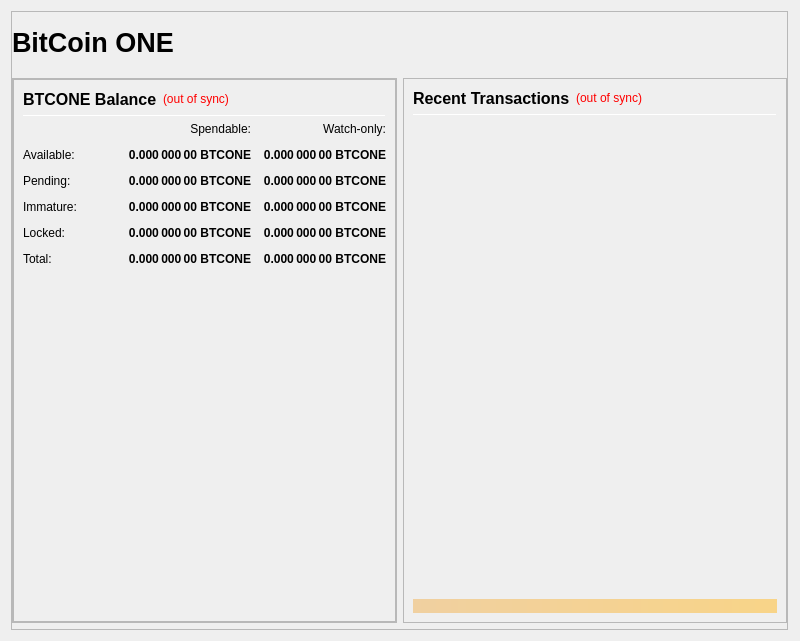
<?xml version="1.0" encoding="UTF-8"?>
<ui version="4.0">
 <class>OverviewPage</class>
 <widget class="QWidget" name="OverviewPage">
  <property name="geometry">
   <rect>
    <x>0</x>
    <y>0</y>
    <width>800</width>
    <height>641</height>
   </rect>
  </property>
  <property name="minimumSize">
   <size>
    <width>800</width>
    <height>300</height>
   </size>
  </property>
  <property name="windowTitle">
   <string>Form</string>
  </property>
  <layout class="QVBoxLayout" name="topLayout" stretch="1">
   <property name="rightMargin">
    <number>12</number>
   </property>
   <item>
    <widget class="QFrame" name="frame_BG">
     <property name="minimumSize">
      <size>
       <width>750</width>
       <height>410</height>
      </size>
     </property>
     <property name="maximumSize">
      <size>
       <width>16777215</width>
       <height>16777215</height>
      </size>
     </property>
     <property name="frameShape">
      <enum>QFrame::StyledPanel</enum>
     </property>
     <property name="frameShadow">
      <enum>QFrame::Raised</enum>
     </property>
     <layout class="QVBoxLayout" name="verticalLayout_3" stretch="1">
      <property name="leftMargin">
       <number>0</number>
      </property>
      <property name="topMargin">
       <number>0</number>
      </property>
      <property name="rightMargin">
       <number>0</number>
      </property>
      <property name="bottomMargin">
       <number>6</number>
      </property>
      <item>
       <layout class="QVBoxLayout" name="verticalLayout_Master" stretch="0,1">
        <property name="leftMargin">
         <number>0</number>
        </property>
        <property name="topMargin">
         <number>0</number>
        </property>
        <property name="rightMargin">
         <number>0</number>
        </property>
        <property name="bottomMargin">
         <number>0</number>
        </property>
        <item>
         <widget class="QFrame" name="frame_Header">
          <layout class="QVBoxLayout" name="verticalLayout_Header" stretch="0">
           <property name="leftMargin">
            <number>0</number>
           </property>
           <property name="topMargin">
            <number>0</number>
           </property>
           <property name="rightMargin">
            <number>0</number>
           </property>
           <property name="bottomMargin">
            <number>0</number>
           </property>
           <item>
            <layout class="QHBoxLayout" name="horizontalLayout_Header" stretch="1,0,1">
             <property name="spacing">
              <number>6</number>
             </property>
             <item>
              <widget class="QLabel" name="labelOverviewHeaderLeft">
               <property name="minimumSize">
                <size>
                 <width>464</width>
                 <height>60</height>
                </size>
               </property>
               <property name="maximumSize">
                <size>
                 <width>16777215</width>
                 <height>60</height>
                </size>
               </property>
               <property name="font">
                <font>
                 <pointsize>20</pointsize>
                 <weight>75</weight>
                 <bold>true</bold>
                </font>
               </property>
               <property name="text">
                <string>BitCoin ONE</string>
               </property>
               <property name="alignment">
                <set>Qt::AlignLeading|Qt::AlignLeft|Qt::AlignVCenter</set>
               </property>
              </widget>
             </item>
             <item>
              <spacer name="horizontalSpacer_Header">
               <property name="orientation">
                <enum>Qt::Horizontal</enum>
               </property>
               <property name="sizeHint" stdset="0">
                <size>
                 <width>40</width>
                 <height>20</height>
                </size>
               </property>
              </spacer>
             </item>
             <item>
              <widget class="QLabel" name="labelOverviewHeaderRight">
               <property name="minimumSize">
                <size>
                 <width>464</width>
                 <height>60</height>
                </size>
               </property>
               <property name="maximumSize">
                <size>
                 <width>16777215</width>
                 <height>60</height>
                </size>
               </property>
               <property name="font">
                <font>
                 <pointsize>14</pointsize>
                </font>
               </property>
               <property name="text">
                <string/>
               </property>
               <property name="alignment">
                <set>Qt::AlignRight|Qt::AlignTrailing|Qt::AlignVCenter</set>
               </property>
              </widget>
             </item>
            </layout>
           </item>
          </layout>
         </widget>
        </item>
        <item>
         <widget class="QFrame" name="frame_Content">
          <layout class="QVBoxLayout" name="verticalLayout_Content">
           <property name="leftMargin">
            <number>0</number>
           </property>
           <property name="topMargin">
            <number>0</number>
           </property>
           <property name="rightMargin">
            <number>0</number>
           </property>
           <property name="bottomMargin">
            <number>0</number>
           </property>
           <item>
            <layout class="QHBoxLayout" name="horizontalLayout_Content" stretch="1,1">
             <property name="spacing">
              <number>6</number>
             </property>
             <item>
              <layout class="QVBoxLayout" name="verticalLayout_left" stretch="1">
               <item>
                <widget class="QFrame" name="frameObfuscation">
                 <property name="minimumSize">
                  <size>
                   <width>0</width>
                   <height>0</height>
                  </size>
                 </property>
                 <property name="frameShape">
                  <enum>QFrame::StyledPanel</enum>
                 </property>
                 <property name="frameShadow">
                  <enum>QFrame::Raised</enum>
                 </property>
                 <layout class="QVBoxLayout" name="verticalLayout" stretch="0">
                  <property name="leftMargin">
                   <number>0</number>
                  </property>
                  <property name="topMargin">
                   <number>0</number>
                  </property>
                  <property name="rightMargin">
                   <number>0</number>
                  </property>
                  <property name="bottomMargin">
                   <number>0</number>
                  </property>
                  <item>
                   <widget class="QFrame" name="frame_Balances">
                    <property name="frameShape">
                     <enum>QFrame::StyledPanel</enum>
                    </property>
                    <property name="frameShadow">
                     <enum>QFrame::Raised</enum>
                    </property>
                    <layout class="QVBoxLayout" name="verticalLayout_4">
                     <item>
                      <layout class="QHBoxLayout" name="horizontalLayout_4">
                       <item>
                        <widget class="QLabel" name="label_5">
                         <property name="minimumSize">
                          <size>
                           <width>0</width>
                           <height>20</height>
                          </size>
                         </property>
                         <property name="font">
                          <font>
                           <pointsize>12</pointsize>
                           <weight>75</weight>
                           <bold>true</bold>
                          </font>
                         </property>
                         <property name="text">
                          <string>BTCONE Balance</string>
                         </property>
                        </widget>
                       </item>
                       <item>
                        <widget class="QLabel" name="labelWalletStatus">
                         <property name="cursor">
                          <cursorShape>WhatsThisCursor</cursorShape>
                         </property>
                         <property name="toolTip">
                          <string>The displayed information may be out of date. Your wallet automatically synchronizes with the BTCONE network after a connection is established, but this process has not completed yet.</string>
                         </property>
                         <property name="styleSheet">
                          <string notr="true">QLabel { color: red; }</string>
                         </property>
                         <property name="text">
                          <string notr="true">(out of sync)</string>
                         </property>
                         <property name="alignment">
                          <set>Qt::AlignLeading|Qt::AlignLeft|Qt::AlignVCenter</set>
                         </property>
                        </widget>
                       </item>
                       <item>
                        <spacer name="horizontalSpacer_3">
                         <property name="orientation">
                          <enum>Qt::Horizontal</enum>
                         </property>
                         <property name="sizeHint" stdset="0">
                          <size>
                           <width>40</width>
                           <height>20</height>
                          </size>
                         </property>
                        </spacer>
                       </item>
                      </layout>
                     </item>
                     <item>
                      <widget class="Line" name="line_Balance">
                       <property name="minimumSize">
                        <size>
                         <width>0</width>
                         <height>1</height>
                        </size>
                       </property>
                       <property name="maximumSize">
                        <size>
                         <width>16777215</width>
                         <height>1</height>
                        </size>
                       </property>
                       <property name="orientation">
                        <enum>Qt::Horizontal</enum>
                       </property>
                      </widget>
                     </item>
                     <item>
                      <layout class="QGridLayout" name="gridLayout">
                       <property name="spacing">
                        <number>12</number>
                       </property>
                       <item row="5" column="0">
                        <widget class="QLabel" name="labelTotalText">
                         <property name="toolTip">
                          <string>Your current BTCONE balance, unconfirmed and immature transactions included</string>
                         </property>
                         <property name="text">
                          <string>Total:</string>
                         </property>
                        </widget>
                       </item>
                       <item row="5" column="2">
                        <widget class="QLabel" name="labelWatchTotal">
                         <property name="font">
                          <font>
                           <weight>75</weight>
                           <bold>true</bold>
                          </font>
                         </property>
                         <property name="cursor">
                          <cursorShape>IBeamCursor</cursorShape>
                         </property>
                         <property name="toolTip">
                          <string>Current total balance in watch-only addresses</string>
                         </property>
                         <property name="text">
                          <string notr="true">0.000 000 00 BTCONE</string>
                         </property>
                         <property name="alignment">
                          <set>Qt::AlignRight|Qt::AlignTrailing|Qt::AlignVCenter</set>
                         </property>
                         <property name="textInteractionFlags">
                          <set>Qt::LinksAccessibleByMouse|Qt::TextSelectableByKeyboard|Qt::TextSelectableByMouse</set>
                         </property>
                        </widget>
                       </item>
                       <item row="0" column="2">
                        <widget class="QLabel" name="labelWatchonly">
                         <property name="text">
                          <string>Watch-only:</string>
                         </property>
                         <property name="alignment">
                          <set>Qt::AlignRight|Qt::AlignTrailing|Qt::AlignVCenter</set>
                         </property>
                        </widget>
                       </item>
                       <item row="0" column="1">
                        <widget class="QLabel" name="labelSpendable">
                         <property name="text">
                          <string>Spendable:</string>
                         </property>
                         <property name="alignment">
                          <set>Qt::AlignRight|Qt::AlignTrailing|Qt::AlignVCenter</set>
                         </property>
                        </widget>
                       </item>
                       <item row="2" column="1">
                        <widget class="QLabel" name="labelUnconfirmed">
                         <property name="font">
                          <font>
                           <weight>75</weight>
                           <bold>true</bold>
                          </font>
                         </property>
                         <property name="cursor">
                          <cursorShape>IBeamCursor</cursorShape>
                         </property>
                         <property name="toolTip">
                          <string>Total of transactions that have yet to be confirmed, and do not yet count toward the spendable balance</string>
                         </property>
                         <property name="text">
                          <string notr="true">0.000 000 00 BTCONE</string>
                         </property>
                         <property name="alignment">
                          <set>Qt::AlignRight|Qt::AlignTrailing|Qt::AlignVCenter</set>
                         </property>
                         <property name="textInteractionFlags">
                          <set>Qt::LinksAccessibleByMouse|Qt::TextSelectableByKeyboard|Qt::TextSelectableByMouse</set>
                         </property>
                        </widget>
                       </item>
                       <item row="4" column="0">
                        <widget class="QLabel" name="labelLockedBalanceText">
                         <property name="toolTip">
                          <string>Locked BTCONE or Masternode collaterals.</string>
                         </property>
                         <property name="text">
                          <string>Locked:</string>
                         </property>
                        </widget>
                       </item>
                       <item row="2" column="0">
                        <widget class="QLabel" name="labelPendingText">
                         <property name="text">
                          <string>Pending:</string>
                         </property>
                        </widget>
                       </item>
                       <item row="1" column="1">
                        <widget class="QLabel" name="labelBalance">
                         <property name="font">
                          <font>
                           <weight>75</weight>
                           <bold>true</bold>
                          </font>
                         </property>
                         <property name="cursor">
                          <cursorShape>IBeamCursor</cursorShape>
                         </property>
                         <property name="toolTip">
                          <string>Your current spendable balance</string>
                         </property>
                         <property name="text">
                          <string notr="true">0.000 000 00 BTCONE</string>
                         </property>
                         <property name="alignment">
                          <set>Qt::AlignRight|Qt::AlignTrailing|Qt::AlignVCenter</set>
                         </property>
                         <property name="textInteractionFlags">
                          <set>Qt::LinksAccessibleByMouse|Qt::TextSelectableByKeyboard|Qt::TextSelectableByMouse</set>
                         </property>
                        </widget>
                       </item>
                       <item row="3" column="2">
                        <widget class="QLabel" name="labelWatchImmature">
                         <property name="font">
                          <font>
                           <weight>75</weight>
                           <bold>true</bold>
                          </font>
                         </property>
                         <property name="cursor">
                          <cursorShape>IBeamCursor</cursorShape>
                         </property>
                         <property name="toolTip">
                          <string>Staked or masternode rewards in watch-only addresses that has not yet matured</string>
                         </property>
                         <property name="text">
                          <string notr="true">0.000 000 00 BTCONE</string>
                         </property>
                         <property name="alignment">
                          <set>Qt::AlignRight|Qt::AlignTrailing|Qt::AlignVCenter</set>
                         </property>
                         <property name="textInteractionFlags">
                          <set>Qt::LinksAccessibleByMouse|Qt::TextSelectableByKeyboard|Qt::TextSelectableByMouse</set>
                         </property>
                        </widget>
                       </item>
                       <item row="1" column="0">
                        <widget class="QLabel" name="labelBalanceText">
                         <property name="text">
                          <string>Available:</string>
                         </property>
                        </widget>
                       </item>
                       <item row="4" column="2">
                        <widget class="QLabel" name="labelWatchLocked">
                         <property name="font">
                          <font>
                           <weight>75</weight>
                           <bold>true</bold>
                          </font>
                         </property>
                         <property name="cursor">
                          <cursorShape>IBeamCursor</cursorShape>
                         </property>
                         <property name="toolTip">
                          <string>Current locked balance in watch-only addresses</string>
                         </property>
                         <property name="text">
                          <string notr="true">0.000 000 00 BTCONE</string>
                         </property>
                         <property name="alignment">
                          <set>Qt::AlignRight|Qt::AlignTrailing|Qt::AlignVCenter</set>
                         </property>
                         <property name="textInteractionFlags">
                          <set>Qt::LinksAccessibleByMouse|Qt::TextSelectableByKeyboard|Qt::TextSelectableByMouse</set>
                         </property>
                        </widget>
                       </item>
                       <item row="3" column="0">
                        <widget class="QLabel" name="labelImmatureText">
                         <property name="text">
                          <string>Immature:</string>
                         </property>
                        </widget>
                       </item>
                       <item row="5" column="1">
                        <widget class="QLabel" name="labelTotal">
                         <property name="font">
                          <font>
                           <weight>75</weight>
                           <bold>true</bold>
                          </font>
                         </property>
                         <property name="cursor">
                          <cursorShape>IBeamCursor</cursorShape>
                         </property>
                         <property name="toolTip">
                          <string>Your current BTCONE balance, unconfirmed and immature transactions included</string>
                         </property>
                         <property name="text">
                          <string notr="true">0.000 000 00 BTCONE</string>
                         </property>
                         <property name="alignment">
                          <set>Qt::AlignRight|Qt::AlignTrailing|Qt::AlignVCenter</set>
                         </property>
                         <property name="textInteractionFlags">
                          <set>Qt::LinksAccessibleByMouse|Qt::TextSelectableByKeyboard|Qt::TextSelectableByMouse</set>
                         </property>
                        </widget>
                       </item>
                       <item row="1" column="2">
                        <widget class="QLabel" name="labelWatchAvailable">
                         <property name="font">
                          <font>
                           <weight>75</weight>
                           <bold>true</bold>
                          </font>
                         </property>
                         <property name="cursor">
                          <cursorShape>IBeamCursor</cursorShape>
                         </property>
                         <property name="toolTip">
                          <string>Your current balance in watch-only addresses</string>
                         </property>
                         <property name="text">
                          <string notr="true">0.000 000 00 BTCONE</string>
                         </property>
                         <property name="alignment">
                          <set>Qt::AlignRight|Qt::AlignTrailing|Qt::AlignVCenter</set>
                         </property>
                         <property name="textInteractionFlags">
                          <set>Qt::LinksAccessibleByMouse|Qt::TextSelectableByKeyboard|Qt::TextSelectableByMouse</set>
                         </property>
                        </widget>
                       </item>
                       <item row="3" column="1">
                        <widget class="QLabel" name="labelImmature">
                         <property name="font">
                          <font>
                           <weight>75</weight>
                           <bold>true</bold>
                          </font>
                         </property>
                         <property name="cursor">
                          <cursorShape>IBeamCursor</cursorShape>
                         </property>
                         <property name="toolTip">
                          <string>Staked or masternode rewards that has not yet matured</string>
                         </property>
                         <property name="text">
                          <string notr="true">0.000 000 00 BTCONE</string>
                         </property>
                         <property name="alignment">
                          <set>Qt::AlignRight|Qt::AlignTrailing|Qt::AlignVCenter</set>
                         </property>
                         <property name="textInteractionFlags">
                          <set>Qt::LinksAccessibleByMouse|Qt::TextSelectableByKeyboard|Qt::TextSelectableByMouse</set>
                         </property>
                        </widget>
                       </item>
                       <item row="4" column="1">
                        <widget class="QLabel" name="labelLockedBalance">
                         <property name="font">
                          <font>
                           <weight>75</weight>
                           <bold>true</bold>
                          </font>
                         </property>
                         <property name="cursor">
                          <cursorShape>IBeamCursor</cursorShape>
                         </property>
                         <property name="toolTip">
                          <string>Locked BTCONE or Masternode collaterals.</string>
                         </property>
                         <property name="text">
                          <string notr="true">0.000 000 00 BTCONE</string>
                         </property>
                         <property name="alignment">
                          <set>Qt::AlignRight|Qt::AlignTrailing|Qt::AlignVCenter</set>
                         </property>
                         <property name="textInteractionFlags">
                          <set>Qt::LinksAccessibleByMouse|Qt::TextSelectableByKeyboard|Qt::TextSelectableByMouse</set>
                         </property>
                        </widget>
                       </item>
                       <item row="2" column="2">
                        <widget class="QLabel" name="labelWatchPending">
                         <property name="font">
                          <font>
                           <weight>75</weight>
                           <bold>true</bold>
                          </font>
                         </property>
                         <property name="cursor">
                          <cursorShape>IBeamCursor</cursorShape>
                         </property>
                         <property name="toolTip">
                          <string>Unconfirmed transactions to watch-only addresses</string>
                         </property>
                         <property name="text">
                          <string notr="true">0.000 000 00 BTCONE</string>
                         </property>
                         <property name="alignment">
                          <set>Qt::AlignRight|Qt::AlignTrailing|Qt::AlignVCenter</set>
                         </property>
                         <property name="textInteractionFlags">
                          <set>Qt::LinksAccessibleByMouse|Qt::TextSelectableByKeyboard|Qt::TextSelectableByMouse</set>
                         </property>
                        </widget>
                       </item>
                      </layout>
                     </item>
                     <item>
                      <spacer name="verticalSpacer">
                       <property name="orientation">
                        <enum>Qt::Vertical</enum>
                       </property>
                       <property name="sizeHint" stdset="0">
                        <size>
                         <width>20</width>
                         <height>40</height>
                        </size>
                       </property>
                      </spacer>
                     </item>
                    </layout>
                   </widget>
                  </item>
                 </layout>
                </widget>
               </item>
              </layout>
             </item>
             <item>
              <layout class="QVBoxLayout" name="verticalLayout_right" stretch="1">
               <item>
                <widget class="QFrame" name="frame_RecentTransactions">
                 <property name="minimumSize">
                  <size>
                   <width>0</width>
                   <height>0</height>
                  </size>
                 </property>
                 <property name="frameShape">
                  <enum>QFrame::StyledPanel</enum>
                 </property>
                 <property name="frameShadow">
                  <enum>QFrame::Raised</enum>
                 </property>
                 <layout class="QVBoxLayout" name="verticalLayout_1" stretch="0,0,0,0,0">
                  <item>
                   <layout class="QHBoxLayout" name="horizontalLayout_2">
                    <item>
                     <widget class="QLabel" name="label_4">
                      <property name="minimumSize">
                       <size>
                        <width>0</width>
                        <height>20</height>
                       </size>
                      </property>
                      <property name="font">
                       <font>
                        <pointsize>12</pointsize>
                        <weight>75</weight>
                        <bold>true</bold>
                       </font>
                      </property>
                      <property name="text">
                       <string>Recent Transactions</string>
                      </property>
                     </widget>
                    </item>
                    <item>
                     <widget class="QLabel" name="labelTransactionsStatus">
                      <property name="cursor">
                       <cursorShape>WhatsThisCursor</cursorShape>
                      </property>
                      <property name="toolTip">
                       <string>The displayed information may be out of date. Your wallet automatically synchronizes with the BTCONE network after a connection is established, but this process has not completed yet.</string>
                      </property>
                      <property name="styleSheet">
                       <string notr="true">QLabel { color: red; }</string>
                      </property>
                      <property name="text">
                       <string notr="true">(out of sync)</string>
                      </property>
                      <property name="alignment">
                       <set>Qt::AlignRight|Qt::AlignTrailing|Qt::AlignVCenter</set>
                      </property>
                     </widget>
                    </item>
                    <item>
                     <spacer name="horizontalSpacer">
                      <property name="orientation">
                       <enum>Qt::Horizontal</enum>
                      </property>
                      <property name="sizeHint" stdset="0">
                       <size>
                        <width>40</width>
                        <height>20</height>
                       </size>
                      </property>
                     </spacer>
                    </item>
                   </layout>
                  </item>
                  <item>
                   <widget class="Line" name="line">
                    <property name="minimumSize">
                     <size>
                      <width>0</width>
                      <height>1</height>
                     </size>
                    </property>
                    <property name="maximumSize">
                     <size>
                      <width>16777215</width>
                      <height>1</height>
                     </size>
                    </property>
                    <property name="orientation">
                     <enum>Qt::Horizontal</enum>
                    </property>
                   </widget>
                  </item>
                  <item>
                   <widget class="QListView" name="listTransactions">
                    <property name="minimumSize">
                     <size>
                      <width>0</width>
                      <height>0</height>
                     </size>
                    </property>
                    <property name="styleSheet">
                     <string notr="true">QListView { background: transparent; }</string>
                    </property>
                    <property name="frameShape">
                     <enum>QFrame::NoFrame</enum>
                    </property>
                    <property name="verticalScrollBarPolicy">
                     <enum>Qt::ScrollBarAlwaysOff</enum>
                    </property>
                    <property name="horizontalScrollBarPolicy">
                     <enum>Qt::ScrollBarAlwaysOff</enum>
                    </property>
                    <property name="selectionMode">
                     <enum>QAbstractItemView::NoSelection</enum>
                    </property>
                   </widget>
                  </item>
                  <item>
                   <spacer name="verticalSpacer_2">
                    <property name="orientation">
                     <enum>Qt::Vertical</enum>
                    </property>
                    <property name="sizeType">
                     <enum>QSizePolicy::Expanding</enum>
                    </property>
                    <property name="sizeHint" stdset="0">
                     <size>
                      <width>20</width>
                      <height>40</height>
                     </size>
                    </property>
                   </spacer>
                  </item>
                  <item>
                   <widget class="QLabel" name="labelAlerts">
                    <property name="maximumSize">
                     <size>
                      <width>16777215</width>
                      <height>16777215</height>
                     </size>
                    </property>
                    <property name="styleSheet">
                     <string notr="true">background-color: qlineargradient(x1: 0, y1: 0, x2: 1, y2: 0, stop:0 #F0D0A0, stop:1 #F8D488); color:#000000;</string>
                    </property>
                    <property name="text">
                     <string/>
                    </property>
                    <property name="wordWrap">
                     <bool>true</bool>
                    </property>
                    <property name="margin">
                     <number>3</number>
                    </property>
                   </widget>
                  </item>
                 </layout>
                </widget>
               </item>
              </layout>
             </item>
            </layout>
           </item>
          </layout>
         </widget>
        </item>
       </layout>
      </item>
     </layout>
    </widget>
   </item>
  </layout>
 </widget>
 <resources/>
 <connections/>
</ui>
